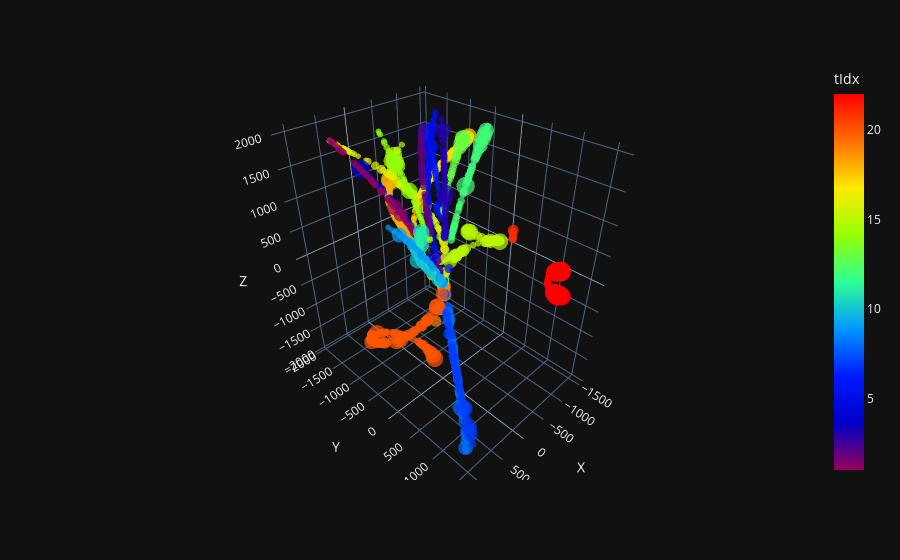

Write notebook code for a chart like this one.
### Code cell
from src.logger.plotting_tools import shuffle_truth_colors
pp = [1]
mask =  (dic["graph"].ndata['particle_number'].view(-1)!=-1)
for i in pp:
    mask = mask +  (dic["graph"].ndata['particle_number'].view(-1) ==i)
#mask =(dic["graph"].ndata['particle_number'].view(-1) !=-1) #+(dic["graph"].ndata['particle_number'].view(-1) ==25)   + (dic["graph"].ndata['particle_number'].view(-1) ==20)+ (dic["graph"].ndata['particle_number'].view(-1) ==12)+ (dic["graph"].ndata['particle_number'].view(-1) ==15)
tidx =  1*(dic["graph"].ndata['particle_number'].view(-1,1)[mask])# +1*(dic["graph"].ndata['particle_number_nomap'].view(-1,1)[mask]==189)#(labels_pandora.view(-1,1))
features = torch.sigmoid(dic["graph"].ndata["beta"][mask]).view(-1,1)
X =dic["graph"].ndata["pos_hits_xyz"][mask]#dic["graph"].ndata["pos_hits_xyz"][mask] # dic["graph"].ndata["pos_hits_xyz"] #dic["graph"].ndata["pos_hits_xyz"]
data = {
            "X":X[:, 0].view(-1, 1).detach().cpu().numpy(),
            "Y": X[:, 1].view(-1, 1).detach().cpu().numpy(),
            "Z": X[:, 2].view(-1, 1).detach().cpu().numpy(),
            "tIdx": tidx.view(-1, 1).detach().cpu().numpy(),
            "features": features.view(-1, 1).detach().cpu().numpy(),
        }
hoverdict = {}
# if hoverfeat is not None:
#     for j in range(hoverfeat.shape[1]):
#         hoverdict["f_" + str(j)] = hoverfeat[:, j : j + 1]
#     data.update(hoverdict)

# if nidx is not None:
#     data.update({"av_same": av_same})

df = pd.DataFrame(
np.concatenate([data[k] for k in data], axis=1),
columns=[k for k in data],
)
rdst = np.random.RandomState(1234567890)  # all the same
# shuffle_truth_colors(df, "tIdx", rdst)

hover_data = ["tIdx"] #+ [k for k in hoverdict.keys()]
# if nidx is not None:
#     hover_data.append("av_same")
fig = px.scatter_3d(
df,
x="X",
y="Y",
z="Z",
color="tIdx",
size="features",
hover_data=hover_data,
template="plotly_dark",
color_continuous_scale=px.colors.sequential.Rainbow,
)
fig.update_traces(marker=dict(line=dict(width=0)))

### Figure 1 — Plotly figure (JSON) as saved in the notebook; plotly's stock layout.template omitted (floating-point values rounded to 4 significant figures; data arrays with more than 128 entries replaced by an {"elided": "..."} marker saying what was removed)
{"data": [{"customdata": {"elided": "1451x1 int values"}, "hovertemplate": "X=%{x}<br>Y=%{y}<br>Z=%{z}<br>features=%{marker.size}<br>tIdx=%{marker.color}<extra></extra>", "legendgroup": "", "marker": {"color": {"elided": "1451 int values"}, "coloraxis": "coloraxis", "line": {"width": 0}, "size": {"elided": "1451 float values"}, "sizemode": "area", "sizeref": 0.001435, "symbol": "circle"}, "mode": "markers", "name": "", "scene": "scene", "showlegend": false, "type": "scatter3d", "x": {"elided": "1451 float values"}, "y": {"elided": "1451 float values"}, "z": {"elided": "1451 float values"}}], "layout": {"coloraxis": {"colorbar": {"title": {"text": "tIdx"}}, "colorscale": [[0, "rgb(150,0,90)"], [0.125, "rgb(0,0,200)"], [0.25, "rgb(0,25,255)"], [0.375, "rgb(0,152,255)"], [0.5, "rgb(44,255,150)"], [0.625, "rgb(151,255,0)"], [0.75, "rgb(255,234,0)"], [0.875, "rgb(255,111,0)"], [1, "rgb(255,0,0)"]]}, "legend": {"itemsizing": "constant", "tracegroupgap": 0}, "margin": {"t": 60}, "scene": {"domain": {"x": [0, 1], "y": [0, 1]}, "xaxis": {"title": {"text": "X"}}, "yaxis": {"title": {"text": "Y"}}, "zaxis": {"title": {"text": "Z"}}}}}
